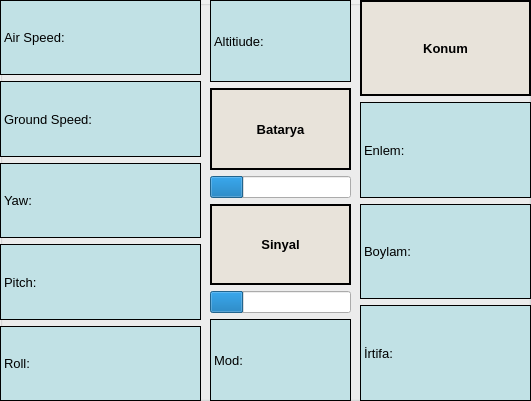
   <widget class="QGroupBox" name="groupBox">
    <property name="geometry">
     <rect>
      <x>660</x>
      <y>20</y>
      <width>531</width>
      <height>401</height>
     </rect>
    </property>
    <property name="focusPolicy">
     <enum>Qt::TabFocus</enum>
    </property>
    <property name="title">
     <string/>
    </property>
    <widget class="QWidget" name="gridLayoutWidget">
     <property name="geometry">
      <rect>
       <x>0</x>
       <y>0</y>
       <width>201</width>
       <height>401</height>
      </rect>
     </property>
     <layout class="QGridLayout" name="gridLayout">
      <item row="1" column="0">
       <widget class="QLabel" name="air_speed">
        <property name="font">
         <font>
          <pointsize>10</pointsize>
         </font>
        </property>
        <property name="styleSheet">
         <string notr="true">background-color: rgb(255, 255, 255);
background-color: rgb(193, 225, 229);</string>
        </property>
        <property name="frameShape">
         <enum>QFrame::Panel</enum>
        </property>
        <property name="text">
         <string>Air Speed: </string>
        </property>
       </widget>
      </item>
      <item row="3" column="0">
       <widget class="QLabel" name="yaw_label">
        <property name="minimumSize">
         <size>
          <width>0</width>
          <height>0</height>
         </size>
        </property>
        <property name="maximumSize">
         <size>
          <width>16777215</width>
          <height>16777215</height>
         </size>
        </property>
        <property name="font">
         <font>
          <pointsize>10</pointsize>
         </font>
        </property>
        <property name="styleSheet">
         <string notr="true">background-color: rgb(193, 225, 229);</string>
        </property>
        <property name="frameShape">
         <enum>QFrame::Panel</enum>
        </property>
        <property name="text">
         <string>Yaw:    </string>
        </property>
       </widget>
      </item>
      <item row="4" column="0">
       <widget class="QLabel" name="pitch_label">
        <property name="maximumSize">
         <size>
          <width>16777215</width>
          <height>16777215</height>
         </size>
        </property>
        <property name="font">
         <font>
          <pointsize>10</pointsize>
         </font>
        </property>
        <property name="styleSheet">
         <string notr="true">background-color: rgb(193, 225, 229);</string>
        </property>
        <property name="frameShape">
         <enum>QFrame::Panel</enum>
        </property>
        <property name="text">
         <string>Pitch: </string>
        </property>
       </widget>
      </item>
      <item row="2" column="0">
       <widget class="QLabel" name="ground_speed">
        <property name="font">
         <font>
          <pointsize>10</pointsize>
         </font>
        </property>
        <property name="styleSheet">
         <string notr="true">background-color: rgb(255, 255, 255);
background-color: rgb(193, 225, 229);</string>
        </property>
        <property name="frameShape">
         <enum>QFrame::Panel</enum>
        </property>
        <property name="text">
         <string>Ground Speed:     </string>
        </property>
       </widget>
      </item>
      <item row="5" column="0">
       <widget class="QLabel" name="roll_label">
        <property name="maximumSize">
         <size>
          <width>16777215</width>
          <height>16777215</height>
         </size>
        </property>
        <property name="font">
         <font>
          <pointsize>10</pointsize>
         </font>
        </property>
        <property name="styleSheet">
         <string notr="true">background-color: rgb(193, 225, 229);</string>
        </property>
        <property name="frameShape">
         <enum>QFrame::Panel</enum>
        </property>
        <property name="text">
         <string>Roll:</string>
        </property>
       </widget>
      </item>
     </layout>
    </widget>
    <widget class="QWidget" name="gridLayoutWidget_4">
     <property name="geometry">
      <rect>
       <x>210</x>
       <y>0</y>
       <width>141</width>
       <height>401</height>
      </rect>
     </property>
     <layout class="QGridLayout" name="gridLayout_4">
      <item row="3" column="0">
       <widget class="QLabel" name="label_40">
        <property name="minimumSize">
         <size>
          <width>0</width>
          <height>0</height>
         </size>
        </property>
        <property name="maximumSize">
         <size>
          <width>16777215</width>
          <height>16777215</height>
         </size>
        </property>
        <property name="font">
         <font>
          <pointsize>10</pointsize>
          <weight>75</weight>
          <bold>true</bold>
         </font>
        </property>
        <property name="styleSheet">
         <string notr="true">background-color: rgb(232, 227, 218);</string>
        </property>
        <property name="frameShape">
         <enum>QFrame::WinPanel</enum>
        </property>
        <property name="text">
         <string>Batarya</string>
        </property>
        <property name="alignment">
         <set>Qt::AlignCenter</set>
        </property>
       </widget>
      </item>
      <item row="4" column="0">
       <widget class="QProgressBar" name="batarya_bar">
        <property name="styleSheet">
         <string notr="true">color: rgb(255, 255, 255);</string>
        </property>
        <property name="value">
         <number>24</number>
        </property>
       </widget>
      </item>
      <item row="6" column="0">
       <widget class="QProgressBar" name="sinyal_bar">
        <property name="styleSheet">
         <string notr="true">color: rgb(255, 255, 255);</string>
        </property>
        <property name="value">
         <number>24</number>
        </property>
       </widget>
      </item>
      <item row="2" column="0">
       <widget class="QLabel" name="altitiude_label">
        <property name="minimumSize">
         <size>
          <width>0</width>
          <height>0</height>
         </size>
        </property>
        <property name="maximumSize">
         <size>
          <width>16777215</width>
          <height>16777215</height>
         </size>
        </property>
        <property name="font">
         <font>
          <pointsize>10</pointsize>
         </font>
        </property>
        <property name="styleSheet">
         <string notr="true">background-color: rgb(193, 225, 229);</string>
        </property>
        <property name="frameShape">
         <enum>QFrame::Panel</enum>
        </property>
        <property name="text">
         <string>Altitiude:</string>
        </property>
       </widget>
      </item>
      <item row="5" column="0">
       <widget class="QLabel" name="label_41">
        <property name="maximumSize">
         <size>
          <width>16777215</width>
          <height>16777215</height>
         </size>
        </property>
        <property name="font">
         <font>
          <pointsize>10</pointsize>
          <weight>75</weight>
          <bold>true</bold>
         </font>
        </property>
        <property name="styleSheet">
         <string notr="true">background-color: rgb(232, 227, 218);</string>
        </property>
        <property name="frameShape">
         <enum>QFrame::WinPanel</enum>
        </property>
        <property name="text">
         <string>Sinyal</string>
        </property>
        <property name="alignment">
         <set>Qt::AlignCenter</set>
        </property>
       </widget>
      </item>
      <item row="7" column="0">
       <widget class="QLabel" name="mod_label">
        <property name="minimumSize">
         <size>
          <width>0</width>
          <height>0</height>
         </size>
        </property>
        <property name="maximumSize">
         <size>
          <width>16777215</width>
          <height>16777215</height>
         </size>
        </property>
        <property name="font">
         <font>
          <pointsize>10</pointsize>
         </font>
        </property>
        <property name="styleSheet">
         <string notr="true">background-color: rgb(193, 225, 229);</string>
        </property>
        <property name="frameShape">
         <enum>QFrame::Panel</enum>
        </property>
        <property name="text">
         <string>Mod:</string>
        </property>
       </widget>
      </item>
     </layout>
    </widget>
    <widget class="QWidget" name="gridLayoutWidget_5">
     <property name="geometry">
      <rect>
       <x>360</x>
       <y>0</y>
       <width>171</width>
       <height>401</height>
      </rect>
     </property>
     <layout class="QGridLayout" name="gridLayout_5">
      <item row="2" column="0">
       <widget class="QLabel" name="label_39">
        <property name="maximumSize">
         <size>
          <width>16777215</width>
          <height>16777215</height>
         </size>
        </property>
        <property name="font">
         <font>
          <pointsize>10</pointsize>
          <weight>75</weight>
          <bold>true</bold>
         </font>
        </property>
        <property name="styleSheet">
         <string notr="true">background-color: rgb(232, 227, 218);</string>
        </property>
        <property name="frameShape">
         <enum>QFrame::WinPanel</enum>
        </property>
        <property name="text">
         <string>Konum</string>
        </property>
        <property name="alignment">
         <set>Qt::AlignCenter</set>
        </property>
       </widget>
      </item>
      <item row="3" column="0">
       <widget class="QLabel" name="enlem_label">
        <property name="font">
         <font>
          <pointsize>10</pointsize>
         </font>
        </property>
        <property name="styleSheet">
         <string notr="true">background-color: rgb(255, 255, 255);
background-color: rgb(193, 225, 229);
</string>
        </property>
        <property name="frameShape">
         <enum>QFrame::Panel</enum>
        </property>
        <property name="text">
         <string>Enlem:</string>
        </property>
       </widget>
      </item>
      <item row="4" column="0">
       <widget class="QLabel" name="boylam_label">
        <property name="font">
         <font>
          <pointsize>10</pointsize>
         </font>
        </property>
        <property name="styleSheet">
         <string notr="true">background-color: rgb(193, 225, 229);</string>
        </property>
        <property name="frameShape">
         <enum>QFrame::Panel</enum>
        </property>
        <property name="text">
         <string>Boylam:</string>
        </property>
       </widget>
      </item>
      <item row="5" column="0">
       <widget class="QLabel" name="irtifa_label">
        <property name="font">
         <font>
          <pointsize>10</pointsize>
         </font>
        </property>
        <property name="styleSheet">
         <string notr="true">background-color: rgb(193, 225, 229);</string>
        </property>
        <property name="frameShape">
         <enum>QFrame::Panel</enum>
        </property>
        <property name="text">
         <string>İrtifa:</string>
        </property>
       </widget>
      </item>
     </layout>
    </widget>
   </widget>
